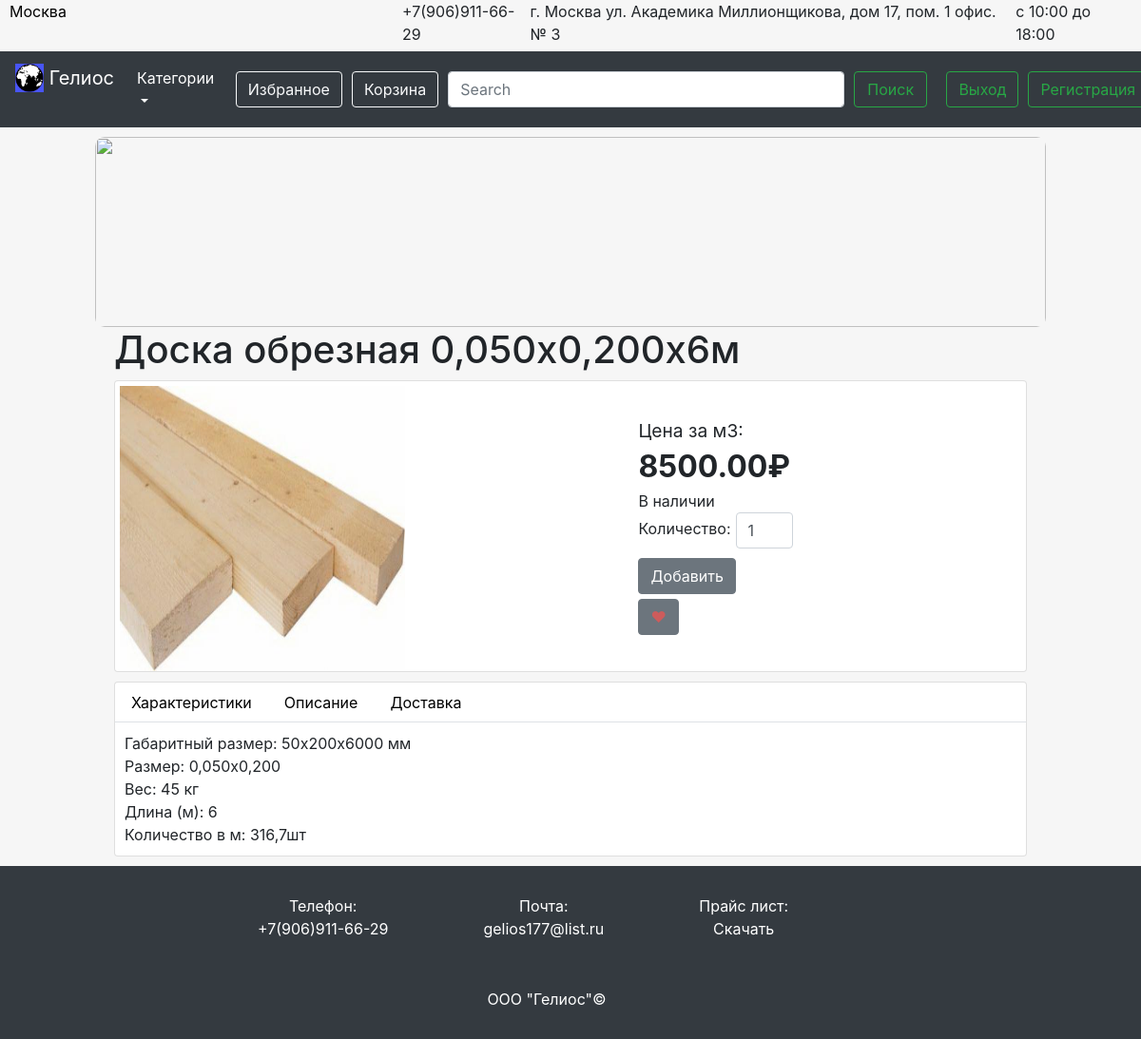
The app's page /product/6/ (signed in) with its own data.
### product/models.py (models this page shows, shortened)
class Product(models.Model):
    name = models.CharField(max_length=100, blank=True, null=True, default=None)
    price = models.DecimalField(max_digits=10, decimal_places=2, default=0)
    price_per_some = models.ForeignKey(PricePerSome, blank=True, null=True, default=None)
    characteristic = models.TextField(blank=True, null=True, default=None)
    description = models.TextField(blank=True, null=True, default=None)
    category = models.ForeignKey(Category, blank=True, null=True, default=None)
    image = models.ImageField(upload_to='product_images\\')
    is_active = models.BooleanField(default=True)
    is_main = models.BooleanField(default=False)
    created = models.DateTimeField(auto_now_add=True, auto_now=False)
    updated = models.DateTimeField(auto_now_add=False,auto_now=True)
    class Meta:
        verbose_name = 'Товар'
        verbose_name_plural = 'Товары'

class PricePerSome(models.Model):
    name = models.CharField(max_length=100, blank=True, null=True, default=None)
    created = models.TimeField(auto_now_add=True, auto_now=False)
    updated = models.TimeField(auto_now_add=False, auto_now=True)
    def __str__(self):
        return 'Цена за ' + self.name
    class Meta:
        verbose_name = 'Цена за ...'
        verbose_name_plural = 'Цены за ...'

### product/views.py (the view)
# urls.py: url(r'^', include('product.urls')),
def product(request, product_id):
    is_login = request.user.is_authenticated()
    user_name = request.user.username
    session_key = request.session.session_key
    if not session_key:
        request.session.cycle_key()
    if not is_login:
        user_name = session_key
        try:
            UserData.objects.get(owner_name=user_name)
        except:
            UserData.objects.create(owner_name=user_name, liked_data='', order_data='')
    product_ex = Product.objects.get(id=product_id)
    characteristic_lines = product_ex.characteristic.split('\n')
    description_lines = product_ex.description.split('\n')
    return render(request, 'product.html', locals())

### nav/templatetags/nav_items.py (called while the page is built)
@register.inclusion_tag('dropdown.html', takes_context=True)
def dropdown(context):
    res = []
    for elem in Category.objects.all():
        url = '_'.join(elem.name.split(' '))
        res.append([elem.name, url])
    return {'items': res}

### templates/product.html (shortened to what this page needs)
{% extends 'base.html' %}
{% load static %}
{% block content %}
  <div id="product-data">
    <h1 id="product-title">{{ product_ex.name }}</h1>
    <div class="card" id="main-product-description-container">
      <img src="../../static/media/{{ product_ex.image }}" id="product-image">
      <div id="product-description-container">
        <div id="product-top-description">
          <div id="product-price-per-one">{{ product_ex.price_per_some }}:</div>
          <div id="product-price">{{ product_ex.price }}&#8381;</div>
          {% if product_ex.is_active%}
            <div>В наличии</div>
          {% else %}
            <div>Нет в наличии</div>
          {% endif %}
          <form id="product-stuff-cont" action="{% url 'update_order' %}">
            <div id="product-count-cont">
              <div>Количество:</div>
              <input class="form-control" id="product-to-order-count" type="number"
                     min="0" max="1000000" value="1" placeholder="0">
            </div>
            <div id="product-button-cont">
              <button type="submit" class="btn btn-secondary {{ product_ex.id }}-to-hide-btn" id="product-to-order-butt"
                      data-product_id = "{{ product_ex.id }}"
                      data-is_delete="false"
                      data-loc="product"
              >Добавить</button>
            </div>
          </form>
          <form id="product-liked-form" action="{% url 'update_favorites' %}">
              <button type="submit" class="btn btn-secondary {{ product_ex.id }}-to-hide-like" id="like-butt"
                      data-product_id = "{{ product_ex.id }}"
                      data-is_delete="false"
                      data-loc="product"
              >&#10084;</button>
          </form>
        </div>
      </div>
    </div>
    <div id="product-other-data" class="card">
      <ul class="nav nav-tabs" role="tablist">
        <li role="presentation" class="active nav-item">
          <a class="nav-link" href="#characteristics" aria-controls="characteristics" role="tab" data-toggle="tab">Характеристики</a>
        </li>
        <li class="nav-item" role="presentation">
          <a class="nav-link" href="#description" aria-controls="description" role="tab" data-toggle="tab">Описание</a>
        </li>
        <li class="nav-item" role="presentation">
          <a class="nav-link" href="#delivery" aria-controls="delivery" role="tab" data-toggle="tab">Доставка</a>
        </li>
      </ul>
      <div class="tab-content product-description-tabs">
        <div role="tabpanel" class="tab-pane active description-data" id="characteristics">
          {% for line in characteristic_lines %}
            <div>{{ line }}</div>
          {% endfor %}
        </div>
      </div>
    </div>
  </div>
{% endblock %}

### static/css/base.css (style rules this page uses)
#product-liked-form { margin-top: 5px; }
#product-data { width: 80%; margin: auto; }
#main-product-description-container { display: flex; flex-direction: row; justify-content: space-between; margin-bottom: 10px; }
#product-image { margin-top: 5px; margin-left: 5px; width: 300px; height: 300px; }
#product-description-container { margin: auto; }
#product-price { font-size: xx-large; font-weight: bold; }
#product-price-per-one { font-size: larger; }
#product-top-description { display: flex; flex-direction: column; justify-content: center; }
#product-other-data { margin-bottom: 10px; }
#product-other-data a { color: black; }
.description-data { margin: 10px; }
#product-button-cont { margin-top: 10px; }
#product-stuff-cont input { width: 50px; }
#product-count-cont { display: flex; flex-direction: row; justify-content: flex-start; }
#product-count-cont div { margin-top: 5px; margin-right: 5px; }
#product-count-cont input { width: 60px; }
#like-butt { color: transparent; text-shadow: 0 0 0 indianred; }

### records on screen
Product: name "Доска обрезная 0,050х0,200х6м", image (picture), price_per_some "Цена за м3", price "8500.00"

### other values on screen
{{ line }} "Габаритный размер: 50х200х6000 мм" "Размер: 0,050х0,200" "Вес: 45 кг" "Длина (м): 6" "Количество в м: 316,7шт"
